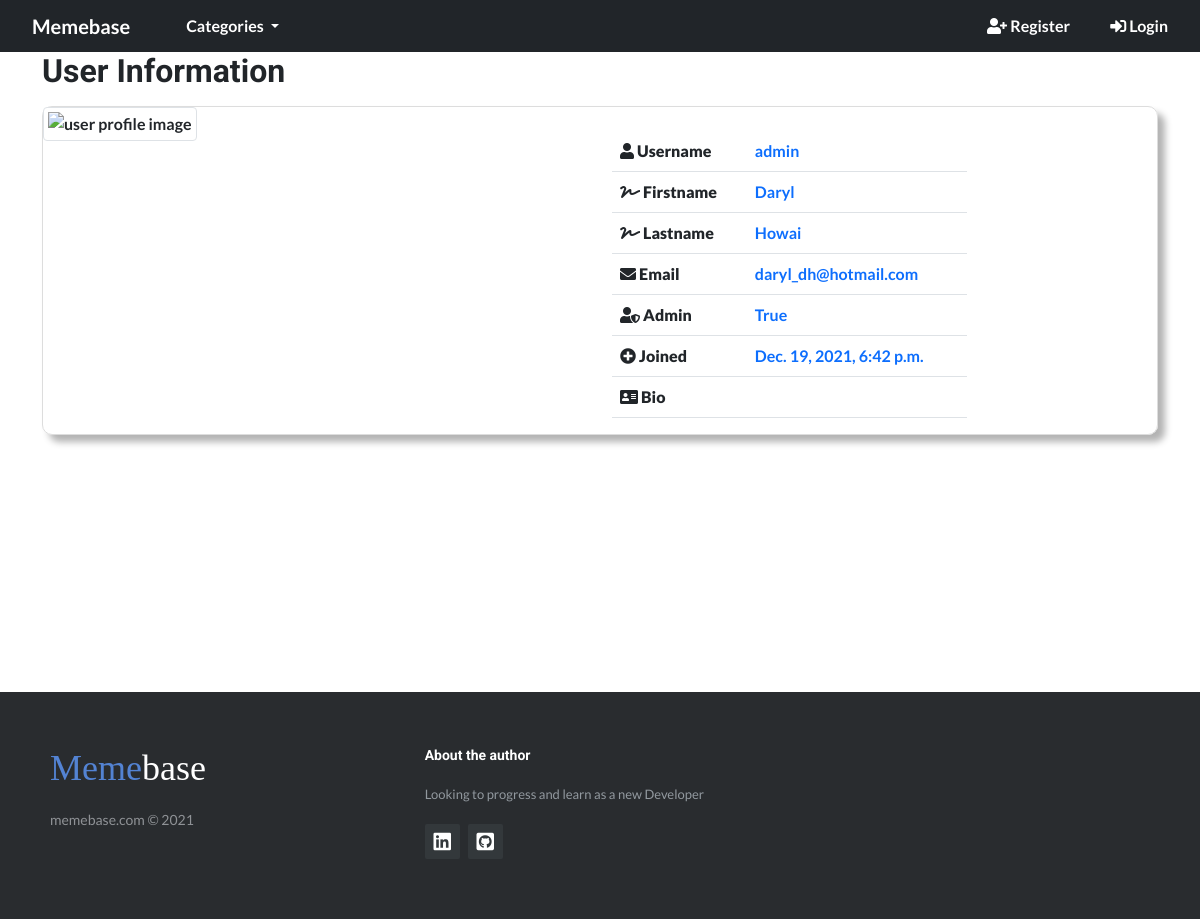
Page /members/1/profile/ on the earlier database version.
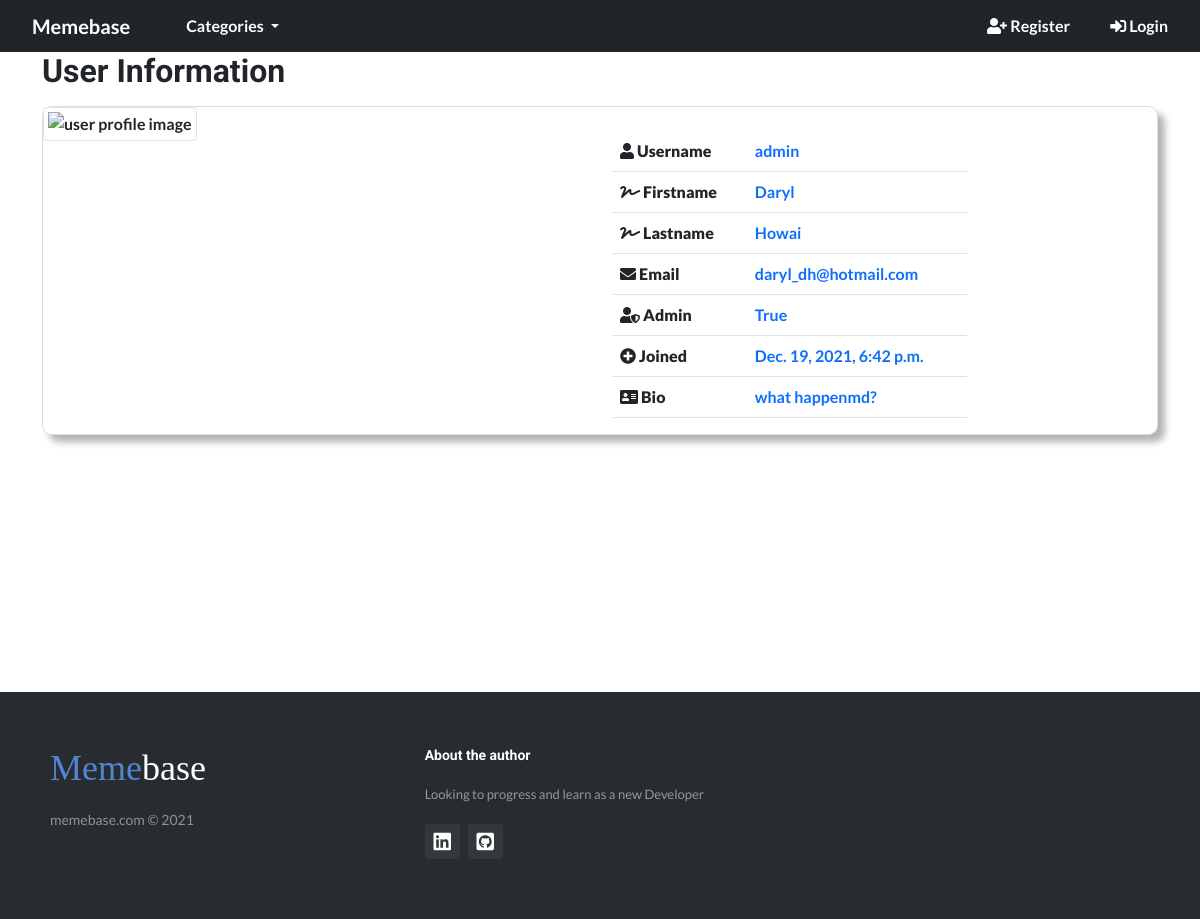
Same page on the later database version.
### memeblog/models.py (models this page shows, shortened)
class UserProfile(models.Model):
    user = models.OneToOneField(User, null=True, on_delete=models.CASCADE)
    bio = models.TextField(blank=True)
    profile_pic = CloudinaryField('image', default='default')
    objects = models.Manager()

### members/views.py (the view)
# urls.py: path('<int:pk>/profile/', ProfilePageView.as_view(), name='profile_page'),
class ProfilePageView(generic.DetailView):
    model = UserProfile
    template_name = (
        'registration/user_profile.html')
    def get_context_data(self, *args, **kwargs):
        context = super(ProfilePageView, self).get_context_data(
            *args, **kwargs)
        page_user = get_object_or_404(UserProfile, id=self.kwargs['pk'])
        context["page_user"] = page_user
        return context

### memeblog/views.py (called while the page is built)
def category_list(request):
    category_list = Category.objects.all()
    context = {
        'category_list': category_list
    }
    return context

### templates/registration/user_profile.html (shortened to what this page needs)
{% extends "base.html" %}
{% block content %}
<div class="login container">
    <h2>User Information</h2>
    <div class="panel-body inf-content mt-3">
        <div class="row">
            <div class="col-md-6">
                {% if "default" in page_user.profile_pic.url %}
                    <img style="width:400px;" alt="default user profile image" class="img-thumbnail" src="https://res.cloudinary.com/demon13/image/upload/v1639504110/default_profile_pic_qzyzr6.png">
                {% else %}
                    <img style="width:800px;" alt="user profile image" class="img-thumbnail" src="{{ page_user.profile_pic.url }}">
                {% endif %}
            </div>
            <div class="col-md-4 mt-4">
                <div class="table-responsive">
                <table class="table table-user-information">
                    <tbody>
                        <tr>
                            <td>
                                <strong>
                                    <i class="fas fa-user"></i>
                                    Username
                                </strong>
                            </td>
                            <td class="text-primary">
                                {{ page_user.user.username }}
                            </td>
                        </tr>
                        <tr>
                            <td>
                                <strong>
                                    <i class="fas fa-signature"></i>
                                    Firstname
                                </strong>
                            </td>
                            <td class="text-primary">
                                {{ page_user.user.first_name }}
                            </td>
                        </tr>
                        <tr>
                            <td>
                                <strong>
                                    <i class="fas fa-signature"></i>
                                    Lastname
                                </strong>
                            </td>
                            <td class="text-primary">
                                {{ page_user.user.last_name }}
                            </td>
                        </tr>
                        <tr>
                            <td>
                                <strong>
                                    <i class="fas fa-envelope"></i>
                                    Email
                                </strong>
                            </td>
                            <td class="text-primary">
                                {{ page_user.user.email }}
                            </td>
                        </tr>
                        <tr>
                            <td>
                                <strong>
                                    <i class="fas fa-user-shield"></i>
                                    Admin
                                </strong>
                            </td>
                            <td class="text-primary">
                                {{ page_user.user.is_superuser }}
                            </td>
                        </tr>
                        <tr>
                            <td>
                                <strong>
                                    <i class="fas fa-plus-circle"></i>
                                    Joined
                                </strong>
                            </td>
                            <td class="text-primary">
                                {{ page_user.user.date_joined }}
                            </td>
                        </tr>
                        <tr>
                            <td>
                                <strong>
                                    <i class="fas fa-address-card"></i>
                                    Bio
                                </strong>
                            </td>
                            <td class="text-primary">
                                {{ page_user.bio }}
                            </td>
                        </tr>
                    </tbody>
                </table>
                </div>
            </div>
        </div>
    </div>
    </div>
{% endblock %}

### templates/base.html (shortened to what this page needs)
{% load static %}
{% load cloudinary %}
<!DOCTYPE html>
<html lang="en">
<head>
    <link rel="stylesheet" href="https://cdnjs.cloudflare.com/ajax/libs/font-awesome/5.15.3/css/all.min.css">
    <link rel="stylesheet" href="https://cdn.jsdelivr.net/npm/bootstrap@5.1.3/dist/css/bootstrap.min.css"
        type="text/css">
    <link rel="stylesheet" href="{% static 'css/style.css' %}">
</head>
<body>
    <nav class="navbar navbar-expand-lg navbar-dark bg-dark py-0 px-0">
        <div class="container-fluid">
            <a class="navbar-brand" href="{% url 'home' %}">Memebase</a>
            <div class="collapse navbar-collapse" id="navbarNavDropdown">
                <ul class="navbar-nav">
                    <li class="nav-item dropdown">
                        <a class="nav-link dropdown-toggle" href="#" role="button"
                            data-bs-toggle="dropdown" aria-expanded="false">
                            Categories
                        </a>
                    </li>
                    {% if user.is_authenticated %}
                    {% if user.userprofile.id %}
                    <li class="nav-item">
                        <a class="nav-link" href="{% url 'add_post' %}">Add Post</a>
                    </li>
                    <li class="nav-item right dropdown">
                        <a class="nav-link dropdown-toggle" href="#" id="navbarDropdownMenuLink" role="button"
                            data-bs-toggle="dropdown" aria-expanded="false">
                            <i class="fas fa-user"></i> {{ user.username }} Logged in
                        </a>
                        <div class="dropdown-menu dropdown-menu-dark" aria-labelledby="navbarDropdownMenuLink">
                            <a class="dropdown-item" href="{% url 'profile_page' user.userprofile.id %}"> <i class="fas fa-id-badge"></i> Profile</a>
                            <a class="dropdown-item" href="{% url 'edit_profile_page' user.userprofile.id %}"> <i class="fas fa-edit"></i> Edit Profile</a>
                            <a class="dropdown-item" href="{% url 'edit_user_settings' %}"> <i class="fas fa-edit"></i>Settings</a>
                            <a class="dropdown-item" href="{% url 'change_password' %}"> <i class="fas fa-key"></i> Change Password</a>
                            <hr class="dropdown-divider">
                            <a class="dropdown-item" href="{% url 'logout' %}"> <i class="fas fa-sign-out-alt"></i> Logout</a>
                        </div>
                    </li>
                    {% else %}
                    <li class="nav-item">
                        <a class="nav-link" href="{% url 'create_profile_page' %}"> <i class="fas fa-edit"></i> Create Profile Page</a>
                    </li>
                    <li class="nav-item right dropdown">
                        <a class="nav-link dropdown-toggle" href="#" id="navbarDropdownMenuLink" role="button"
                            data-bs-toggle="dropdown" aria-expanded="false">
                            <i class="fas fa-user"></i> {{ user.username }} Logged in
                        </a>
                        <div class="dropdown-menu dropdown-menu-dark" aria-labelledby="navbarDropdownMenuLink">
                            <a class="dropdown-item" href="{% url 'edit_user_settings' %}"> <i class="fas fa-edit"></i>Settings</a>
                            <a class="dropdown-item" href="{% url 'change_password' %}"> <i class="fas fa-key"></i> Change Password</a>
                            <hr class="dropdown-divider">
                            <a class="dropdown-item" href="{% url 'logout' %}"> <i class="fas fa-sign-out-alt"></i> Logout</a>
                        </div>
                    </li>
                    {% endif %}
                    {% else %}
                    <li class="nav-item right">
                        <a class="nav-link" href="{% url 'register' %}"><i class="fas fa-user-plus"></i> Register</a>
                    </li>
                    <li class="nav-item">
                        <a class="nav-link" href="{% url 'login' %}"> <i class="fas fa-sign-in-alt"></i> Login</a>
                    </li>
                    {% endif %}
                </ul>
            </div>
        </div>
    </nav>
    <main>
        {% block content %}{% endblock content %}
    </main>
    <footer class="footer">
        <div class="row">
            <div class="col-sm-6 col-md-4 footer-navigation">
                <h3><a href="{% url 'home' %}"><span>Meme</span>base</a></h3>
                <p class="company-name">memebase.com © 2021</p>
            </div>
            <div class="col-sm-6 col-md-4 footer-about">
                <h4>About the author</h4>
                <p>Looking to progress and learn as a new Developer</p>
                <div class="social-links social-icons">
                    <a href="https://www.linkedin.com/in/daryl-howai-934444211/" target="_blank"><i class="fab fa-linkedin"></i></a>
                    <a href="https://github.com/dhowai" target="_blank"><i class="fab fa-github-square"></i></a>
                </div>
            </div>
        </div>
    </footer>
</body>
</html>

### static/css/style.css (style rules this page uses)
body { font-family: Lato, sans-serif; font-weight: 600; }
.h1, .h2, .h3, .h4, .h5, .h6, h1, h2, h3, h4, h5, h6 { font-family: Roboto, sans-serif; font-weight: bold; }
a { color: #82b440; text-decoration: none; }
.navbar-brand { padding: 11px 20px; }
.navbar-nav { width: 100%; }
.nav-link { color: #fff !important; }
.nav-item { padding: 6px 12px; text-align: center; }
.right { margin-left: auto; }
.inf-content { border:1px solid #DDDDDD; -webkit-border-radius:10px; -moz-border-radius:10px; border-radius:10px; box-shadow: 7px 7px 7px rgba(0, 0, 0, 0.3); }
.login, .register, .image { min-height: 80vh; }
footer { background-color: #292c2f; width: 100%; text-align: left; font: bold; padding: 55px 50px; color: #fff }
.footer-navigation h3 { margin: 0; font: normal 36px Cookie, cursive; margin-bottom: 20px; color: #fff }
.footer-navigation h3 a { text-decoration: none; color: #fff }
.footer-navigation h3 span { color: #5383d3 }
.footer-navigation p.company-name { color: #8f9296; font-size: 14px; font-weight: normal; margin-top: 20px }
.footer-about h4 { display: block; color: #fff; font-size: 14px; font-weight: bold; margin-bottom: 20px }
.footer-about p { line-height: 20px; color: #92999f; font-size: 13px; font-weight: normal; margin: 0 }
div.social-links { margin-top: 20px; color: #fff }
.social-links a { display: inline-block; width: 35px; height: 35px; cursor: pointer; background-color: #33383b; border-radius: 2px; font-size: 20px; color: #ffffff; text-align: center; line-height: 35px; margin-right: 5px; margin-bottom: 5px }

Differences in the rows shown:
changed UserProfile "admin": bio (not shown) → "what happenmd?"
